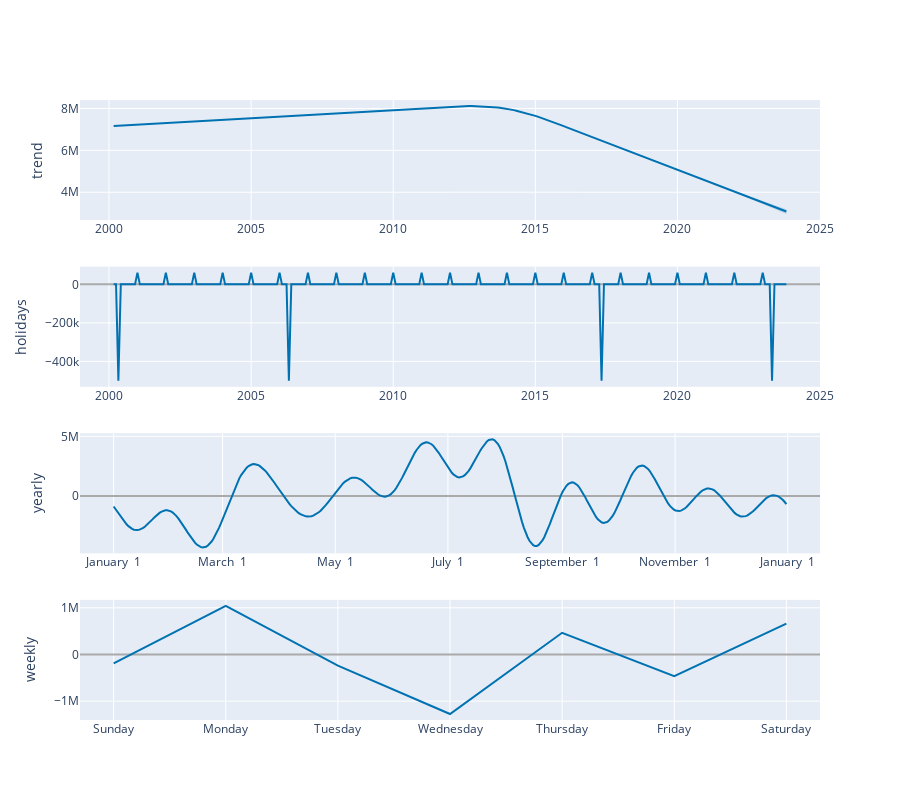

Notebook code cell kept with this figure:
### Markdown cell above
**Key Insights**:

**Seasonal Patterns**:

The time series shows consistent seasonal peaks and troughs. The model accurately captures these recurring patterns, reflecting the yearly or monthly cycles observed in all vehicles data. The seasonal pattern remains relatively stable, indicating that the model has effectively captured the underlying seasonality.

**Uncertainty Intervals**:

The shaded blue areas represent the uncertainty intervals (confidence intervals) around the forecast. These intervals are narrow for most of the forecast period, indicating the model's confidence in its predictions based on the observed data. However, as the forecast extends further into the future (closer to 2020 and beyond), the intervals widen slightly, reflecting the normal increase in uncertainty in time series forecasting.

**Fit with Historical Data:**

The black dots represent the actual historical data points, and the blue line shows the model’s fitted values. The model closely aligns with the actual data, capturing the peaks and troughs of the seasonal cycles. However, there are some black dots that fall outside the predicted range, which could signify outliers that the model did not capture 
**Trend:**
Although seasonal fluctuations are prominent, the overall trend appears stable, as the model indicates no significant upward or downward movement. This observation is consistent with the earlier decomposition, which revealed no distinct trend after detrending the data.

### Code cell
plot_components_plotly(model, forecast)

### Figure 1 — Plotly figure (JSON) as saved in the notebook; plotly's stock layout.template omitted (floating-point values rounded to 4 significant figures; data arrays with more than 128 entries replaced by an {"elided": "..."} marker saying what was removed)
{"data": [{"line": {"color": "#0072B2", "width": 2}, "mode": "lines", "name": "trend", "type": "scatter", "x": {"elided": "285 str values"}, "xaxis": "x", "y": {"elided": "285 float values"}, "yaxis": "y"}, {"line": {"color": "rgba(0, 114, 178, 0.2)", "width": 0}, "mode": "lines", "name": "trend_upper", "type": "scatter", "x": {"elided": "285 str values"}, "xaxis": "x", "y": {"elided": "285 float values"}, "yaxis": "y"}, {"fill": "tonexty", "fillcolor": "rgba(0, 114, 178, 0.2)", "line": {"color": "rgba(0, 114, 178, 0.2)", "width": 0}, "mode": "lines", "name": "trend_lower", "type": "scatter", "x": {"elided": "285 str values"}, "xaxis": "x", "y": {"elided": "285 float values"}, "yaxis": "y"}, {"line": {"color": "#0072B2", "width": 2}, "mode": "lines", "name": "holidays", "text": {"elided": "285 str values"}, "type": "scatter", "x": {"elided": "285 str values"}, "xaxis": "x2", "y": {"elided": "285 float values"}, "yaxis": "y2"}, {"line": {"color": "#0072B2", "width": 2}, "mode": "lines", "name": "yearly", "type": "scatter", "x": {"elided": "365 str values"}, "xaxis": "x3", "y": {"elided": "365 float values"}, "yaxis": "y3"}, {"line": {"color": "#0072B2", "width": 2}, "mode": "lines", "name": "weekly", "type": "scatter", "x": ["2017-01-01T00:00:00", "2017-01-02T00:00:00", "2017-01-03T00:00:00", "2017-01-04T00:00:00", "2017-01-05T00:00:00", "2017-01-06T00:00:00", "2017-01-07T00:00:00"], "xaxis": "x4", "y": [-189700.0, 1042000.0, -239600.0, -1275000.0, 464500.0, -464500.0, 663100.0], "yaxis": "y4"}], "layout": {"height": 800, "showlegend": false, "width": 900, "xaxis": {"anchor": "y", "domain": [0, 1], "range": ["1998-12-24T18:00:00", "2025-01-06T06:00:00"], "type": "date"}, "xaxis2": {"anchor": "y2", "domain": [0, 1], "range": ["1998-12-24T18:00:00", "2025-01-06T06:00:00"], "type": "date"}, "xaxis3": {"anchor": "y3", "domain": [0, 1], "range": ["2016-12-13T18:54:02.958904115", "2018-01-18T11:04:57.863013581"], "tickformat": "%B %e", "type": "date"}, "xaxis4": {"anchor": "y4", "domain": [0, 1], "range": ["2016-12-31T16:48:00", "2017-01-07T07:12:00"], "tickformat": "%A", "type": "date"}, "yaxis": {"anchor": "x", "domain": [0.8063, 1], "rangemode": "normal", "title": {"text": "trend"}, "zerolinecolor": "#AAA"}, "yaxis2": {"anchor": "x2", "domain": [0.5375, 0.7312], "rangemode": "tozero", "title": {"text": "holidays"}, "zerolinecolor": "#AAA"}, "yaxis3": {"anchor": "x3", "domain": [0.2687, 0.4625], "title": {"text": "yearly"}, "zerolinecolor": "#AAA"}, "yaxis4": {"anchor": "x4", "domain": [0, 0.1938], "title": {"text": "weekly"}, "zerolinecolor": "#AAA"}}}
